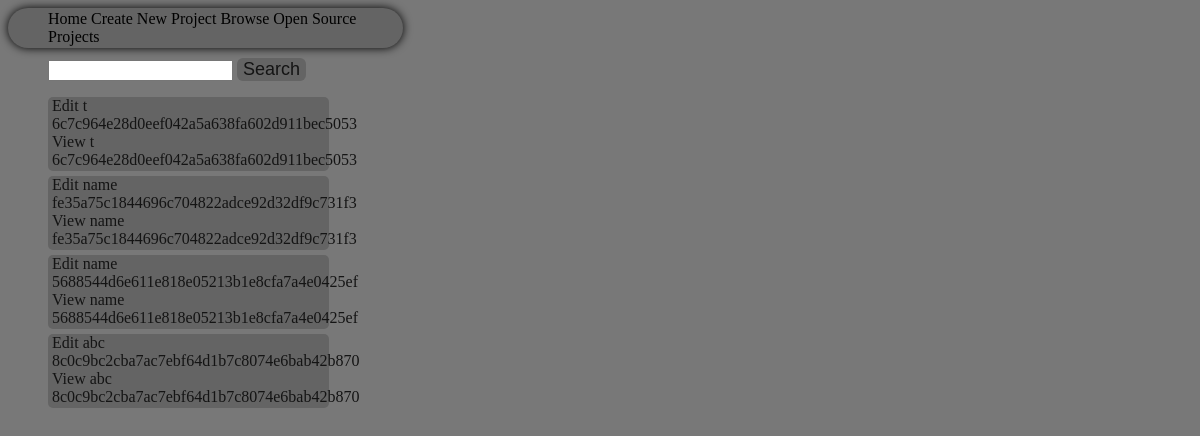
/browser/, run on an earlier commit of the app's database.
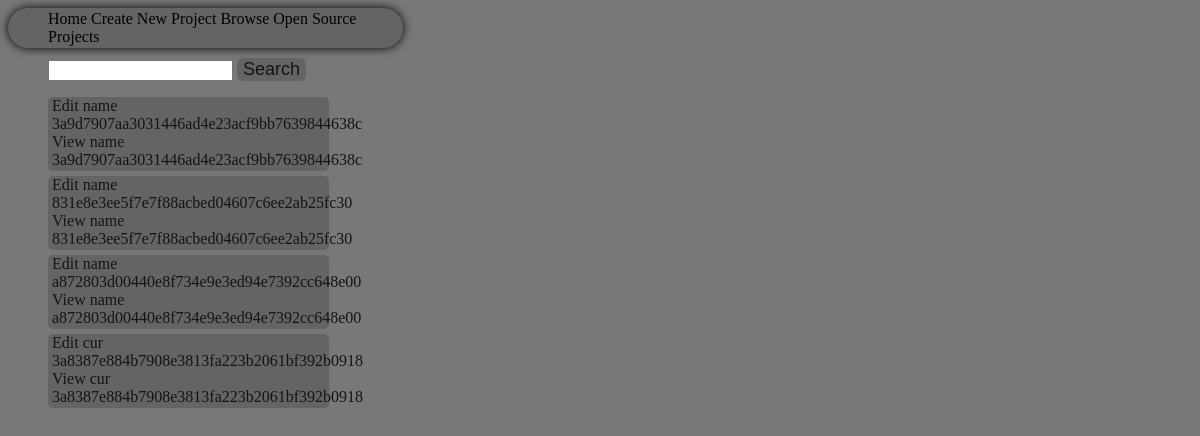
And on a later commit of the database.
### database/project/models.py (models this page shows)
class Presentation(models.Model):
	presHash = models.CharField(max_length = 40)
	presRank = models.IntegerField(default = 0)
	presMarkdown = models.TextField()
	presName = models.CharField(max_length = 60, default = 'name')

### apps/browse/views.py (the view)
def Index(request):
	if 'filterstring' in request.GET:
		projects = interface.GetPresFromName(request.GET['filterstring'])
	else:
		projects = interface.GetPresFromName()
	htmldata = {
		'projects':projects
	}
	return render(request, 'browse/browserhome.html', htmldata)

### database/project/interface.py (called while the page is built)
def GetPresFromName(filterName = ''):
	return Presentation.objects.filter(presName__icontains = filterName)

### common/templates/browse/browserhome.html (shortened to what this page needs)
{% extends "home/home.html" %}
{% block staticfiles %}
	{% load staticfiles %}
	<link rel = "stylesheet" href = "{% static 'css/browse.css' %}" type = "text/css"/>
{% endblock %}
{% block body %}
	<div class = "projectsearch">
		<form method = "GET" action = "{% url 'browser:index' %}">
			<input type = "text" name = "filterstring"/>
			<input type = "submit" name = "submit" value = "Search"/>
		</form>
	</div>
	<div class = "projects">
		<ul>
			{% for project in projects %}
				<li>
					<a href = "{% url 'editor:index' %}?projecthash={{ project.presHash }}" target = "_blank">
						Edit {{ project.presName }}
						{{ project.presHash }}
					</a>
					<a>
						View {{ project.presName }}
						{{ project.presHash }}
					</a>
				</li>
			{% endfor %}
		</ul>
	</div>
{% endblock %}

### common/templates/home/home.html (shortened to what this page needs)
<html>
    <head>
        {% load staticfiles %}
        <link rel = "stylesheet" href = "{% static 'css/home.css' %}" type = "text/css"/>
        {% block staticfiles %}
        {% endblock %}
    </head>
    <body>
        <div id = "navigationdiv">
            <ul>
                <li>
                    <a href = "{% url 'apps.home.home.Index' %}">
                        Home
                    </a>
                </li>
                <li>
                    <a href = "{% url 'editor:newproject' %}">
                        Create New Project
                    </a>
                </li>
                <li>
                    <a href = "{% url 'browser:index' %}">
                        Browse Open Source Projects
                    </a>
                </li>
            </ul>
        </div>
        <div id = "mainbody">
            {% block body %}{% endblock %}
        </div>
    </body>
</html>

### common/static/css/home.css (style rules this page uses)
body { background-color: rgb(120, 120, 120); }
#navigationdiv ul { padding-top: 2px; padding-bottom: 2px; border-radius: 20px; box-shadow: 0px 0px 10px rgb(0, 0, 0); background-color: rgb(100, 100, 100); width: 30%; margin-bottom: 0px; }
#navigationdiv ul li { list-style-type: none; display: inline; }
#navigationdiv ul li a { transition: 1s; color: rgb(0, 0, 0); text-decoration: none; }

### common/static/css/browse.css (style rules this page uses)
div.projectsearch { margin-top: 10px; padding-left: 40px; }
div.projects ul li { list-style-type: none; }
input[type = "submit"] { transition: 1s; background-color: rgb(100, 100, 100); border-radius:6px; color: rgb(20, 20, 20); font-size: 18px; text-decoration: none; cursor: pointer; border:none; margin-right: 5px; }
div.projects ul li { width: 24%; margin-bottom: 5px; padding-bottom: 2px; padding-right: 2px; padding-left: 4px; border-radius: 5px; transition: 1s; background-color: rgb(100, 100, 100); }
div.projects ul li a { color: rgb(20, 20, 20); text-decoration: none; }

What changed in the data, as far as the page shows it:
removed Presentation: presName "abc", presHash "8c0c9bc2cba7ac7ebf64d1b7c8074e6bab42b870"
changed Presentation: presName "t" → "name"; presHash "6c7c964e28d0eef042a5a638fa602d911bec5053" → "3a9d7907aa3031446ad4e23acf9bb7639844638c"
changed Presentation: presHash "fe35a75c1844696c704822adce92d32df9c731f3" → "831e8e3ee5f7e7f88acbed04607c6ee2ab25fc30"
changed Presentation (number 3 of 4 on the later page): presHash "5688544d6e611e818e05213b1e8cfa7a4e0425ef" → "a872803d00440e8f734e9e3ed94e7392cc648e00"
added Presentation: presName "cur", presHash "3a8387e884b7908e3813fa223b2061bf392b0918"
